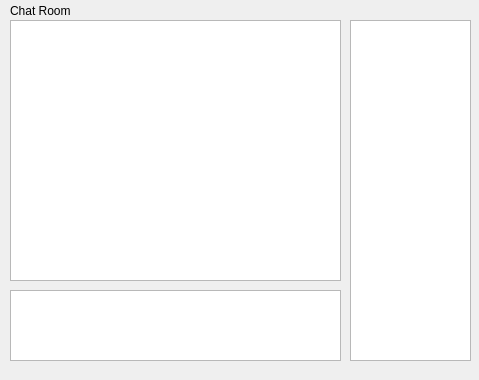
<?xml version="1.0" encoding="UTF-8"?>
<ui version="4.0">
 <class>RoomWindow</class>
 <widget class="QWidget" name="RoomWindow">
  <property name="geometry">
   <rect>
    <x>0</x>
    <y>0</y>
    <width>479</width>
    <height>380</height>
   </rect>
  </property>
  <property name="windowTitle">
   <string>Form</string>
  </property>
  <property name="styleSheet">
   <string notr="true"/>
  </property>
  <widget class="QLabel" name="rommName">
   <property name="geometry">
    <rect>
     <x>10</x>
     <y>0</y>
     <width>291</width>
     <height>21</height>
    </rect>
   </property>
   <property name="text">
    <string>Chat Room</string>
   </property>
  </widget>
  <widget class="QTextEdit" name="sendArea">
   <property name="geometry">
    <rect>
     <x>10</x>
     <y>290</y>
     <width>331</width>
     <height>71</height>
    </rect>
   </property>
  </widget>
  <widget class="QTextBrowser" name="roomLog">
   <property name="geometry">
    <rect>
     <x>10</x>
     <y>20</y>
     <width>331</width>
     <height>261</height>
    </rect>
   </property>
   <property name="styleSheet">
    <string notr="true"/>
   </property>
  </widget>
  <widget class="QTextBrowser" name="userList">
   <property name="geometry">
    <rect>
     <x>350</x>
     <y>20</y>
     <width>121</width>
     <height>341</height>
    </rect>
   </property>
  </widget>
 </widget>
 <resources>
  <include location="chatresource.qrc"/>
 </resources>
 <connections/>
</ui>
